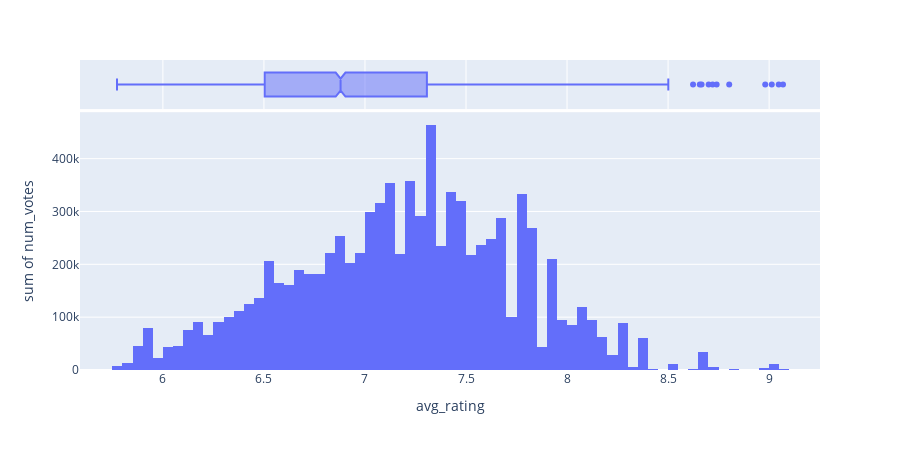

The code cell stored with this chart in its notebook:
### Markdown cell above
Del análisis de normalidad obtenemos que la variable `avg_rating` **no sigue una distribución normal**, pues el p-valor es inferior a 0.05.

A continuación obtengamos la distribución de `avg_rating` con respecto a `num_votes`. Realizamos un histograma así como un gráfico cumulativo.

### Code cell
px.histogram(bgg, x="avg_rating", y="num_votes", marginal="box", histfunc="sum", hover_data=bgg.columns, height=450)

### Figure 1 — Plotly figure (JSON) as saved in the notebook; plotly's stock layout.template omitted (floating-point values rounded to 4 significant figures; data arrays with more than 128 entries replaced by an {"elided": "..."} marker saying what was removed)
{"data": [{"alignmentgroup": "True", "bingroup": "x", "histfunc": "sum", "hovertemplate": "avg_rating=%{x}<br>sum of num_votes=%{y}<extra></extra>", "legendgroup": "", "marker": {"color": "#636efa", "pattern": {"shape": ""}}, "name": "", "offsetgroup": "", "orientation": "v", "showlegend": false, "type": "histogram", "x": {"elided": "2717 float values"}, "xaxis": "x", "y": {"elided": "2717 int values"}, "yaxis": "y"}, {"alignmentgroup": "True", "customdata": {"elided": "2717x16 mixed values"}, "hovertemplate": "avg_rating=%{x}<br>rank=%{customdata[0]}<br>game_id=%{customdata[1]}<br>names=%{customdata[2]}<br>min_players=%{customdata[3]}<br>max_players=%{customdata[4]}<br>avg_time=%{customdata[5]}<br>min_time=%{customdata[6]}<br>max_time=%{customdata[7]}<br>year=%{customdata[8]}<br>geek_rating=%{customdata[9]}<br>age=%{customdata[10]}<br>mechanic=%{customdata[11]}<br>owned=%{customdata[12]}<br>category=%{customdata[13]}<br>designer=%{customdata[14]}<br>weight=%{customdata[15]}<extra></extra>", "legendgroup": "", "marker": {"color": "#636efa"}, "name": "", "notched": true, "offsetgroup": "", "showlegend": false, "type": "box", "x": {"elided": "2717 float values"}, "xaxis": "x2", "yaxis": "y2"}], "layout": {"barmode": "relative", "height": 450, "legend": {"tracegroupgap": 0}, "margin": {"t": 60}, "xaxis": {"anchor": "y", "domain": [0, 1], "title": {"text": "avg_rating"}}, "xaxis2": {"anchor": "y2", "domain": [0, 1], "matches": "x", "showgrid": true, "showticklabels": false}, "yaxis": {"anchor": "x", "domain": [0, 0.8316], "title": {"text": "sum of num_votes"}}, "yaxis2": {"anchor": "x2", "domain": [0.8416, 1], "matches": "y2", "showgrid": false, "showline": false, "showticklabels": false, "ticks": ""}}}
